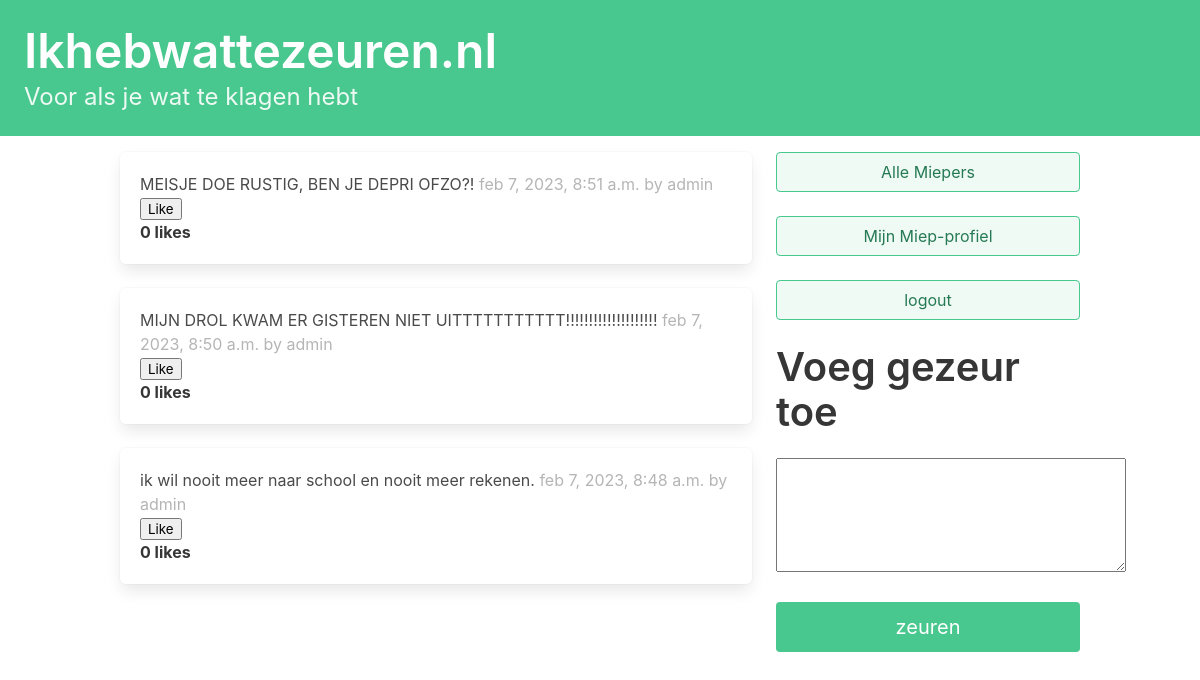
The app's page / (signed in), older data.
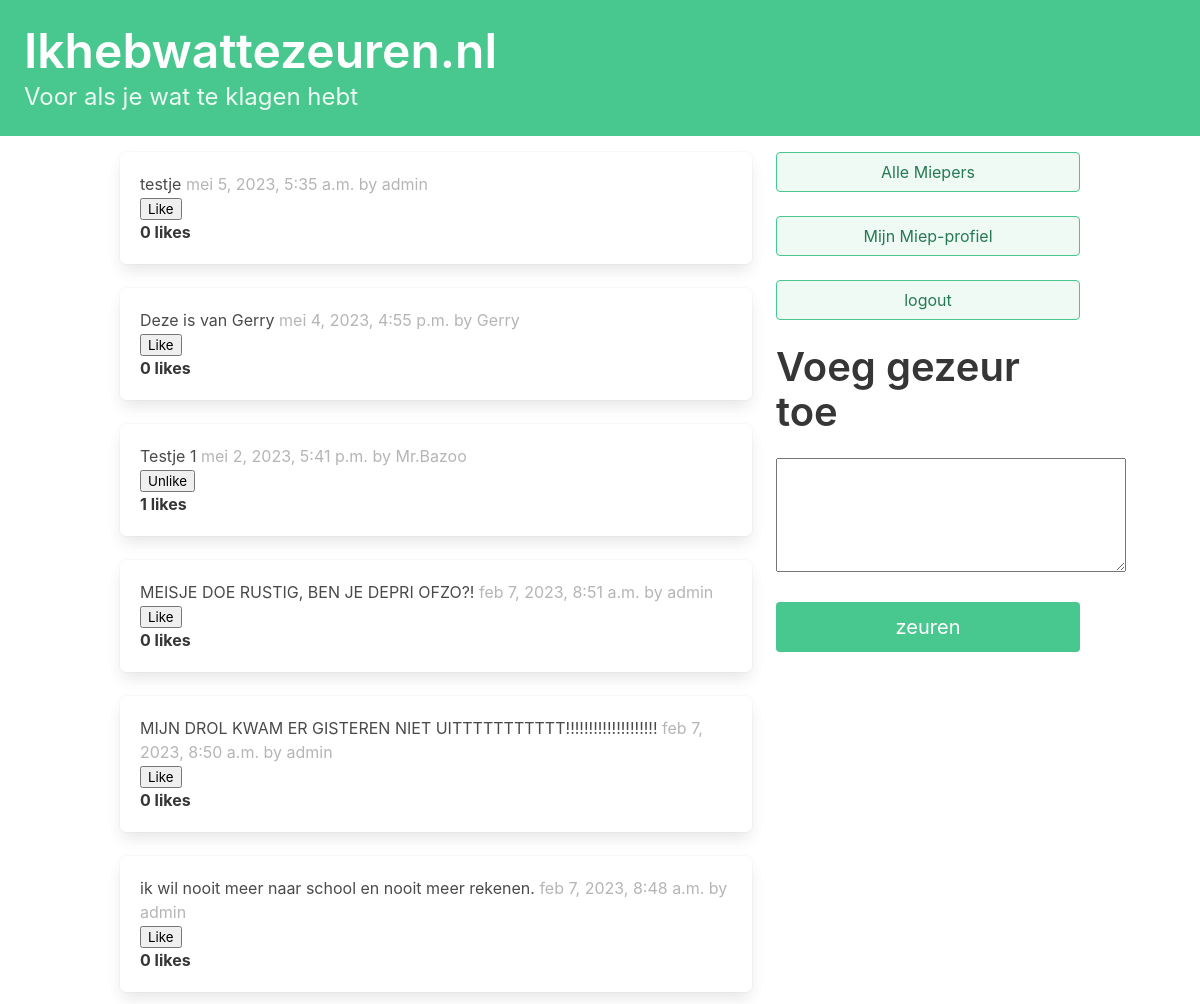
The same page, newer data.
### dwitter/models.py (models this page shows, shortened)
class Dweet(models.Model):
    user = models.ForeignKey(User, related_name="dweets", on_delete=models.DO_NOTHING)
    body = models.CharField(max_length=140)
    created_at = models.DateTimeField(auto_now_add=True)
    liked = models.ManyToManyField(User, default=None, blank=True, related_name='liked')

### dwitter/views.py (the view)
# urls.py: path("", views.dashboard, name="dashboard"),
def dashboard(request):
    form = DweetForm(request.POST or None)
    if request.method == "POST":
        if form.is_valid():
            dweet = form.save(commit=False)
            dweet.user = request.user
            dweet.save()
            return redirect("dwitter:dashboard")
    followed_dweets = Dweet.objects.filter(
        user__profile__in=request.user.profile.follows.all()
    ).order_by("-created_at")
    return render (request, "dwitter/dashboard.html", {"form":form, "dweets": followed_dweets})

### dwitter/forms.py
class DweetForm(forms.ModelForm):
    body = forms.CharField(
	required=True,
	widget=forms.widgets.Textarea(
		attrs={
			"placeholder": "Wat heb je te zeuren?",
			"class": "textarea is-succes is-medium",
			}
		),
		label="",
	)
    class Meta:
        model = Dweet
        exclude = ("user", )

### dwitter/templates/dwitter/dashboard.html (shortened to what this page needs)
{% extends 'base.html' %}
{% block content %}
<div class="column">
    {% for dweet in dweets %}
        <div class="box">
            {{ dweet.body }}
            <span class="is-small has-text-grey-light">
                {{ dweet.created_at }} by {{ dweet.user.username }}
            </span>
            <form action="{% url 'dwitter:like-post' %}" method="POST" id="form1">
                {% if user not in dweet.liked.all %}
                    <button class="btn btn-sm btn-outline-secondary">Like</button>
                {% else %}
                    <button class="btn btn-sm btn-secondary">Unlike</button>
                {% endif %}
            </form>
            <strong>{{ dweet.liked.all.count }} likes</strong>
        </div>
    {% endfor %}
</div>
<div class="column is-one-third">
<div class="block">
    <a href="{% url 'dwitter:profile_list' %} ">
        <button class="button is-success is-light is-outlined is-fullwidth">
            Alle Miepers
        </button>
    </a>
</div>
<div class="block">
    <a href="{% url 'dwitter:profile' request.user.profile.id %} ">
        <button class="button is-success is-light is-outlined is-fullwidth">
            Mijn Miep-profiel
        </button>
    </a>
</div>
<div class="block">
     <a href="/logout">
         <button class="button is-success is-light is-outlined is-fullwidth">
            logout
        </button>
      </a>
</div>
<div class="block">
    <div class="block">
        <p class="title is-2">Voeg gezeur toe</p>
    </div>
    <div class="block">
        <form method="post">
            <textarea name="body" cols="37" rows="7"></textarea>
            <button class="button is-success is-fullwidth is-medium mt-5"
                    type="submit">zeuren
            </button>
        </form>
</div>
</div>
{% endblock content %}

### dwitter/templates/base.html (shortened to what this page needs)
<!DOCTYPE html>
<html lang="en">
<head>
    <link rel="stylesheet"
          href="https://cdn.jsdelivr.net/npm/bulma@0.9.3/css/bulma.min.css">
</head>
<body>
    <a href="{% url 'dwitter:dashboard' %} ">
    <section class="hero is-small is-success mb-4">
        <div class="hero-body">
            <h1 class="title is-1">Ikhebwattezeuren.nl</h1>
            <p class="subtitle is-4">
                Voor als je wat te klagen hebt
            </p>
        </div>
    </section>
    </a>
    <div class="container">
        <div class="columns">
            {% block content %}
            {% endblock content %}
        </div>
    </div>
</body>
</html>

Row changes from the older to the newer data that the page shows:
added Dweet: body "testje", created_at "mei 5, 2023, 5:35 a.m.", user.username "admin", shows "Like", liked.all.count "0"
added Dweet: body "Deze is van Gerry", created_at "mei 4, 2023, 4:55 p.m.", user.username "Gerry", shows "Like", liked.all.count "0"
added Dweet: body "Testje 1", created_at "mei 2, 2023, 5:41 p.m.", user.username "Mr.Bazoo", shows "Unlike", liked.all.count "1"
